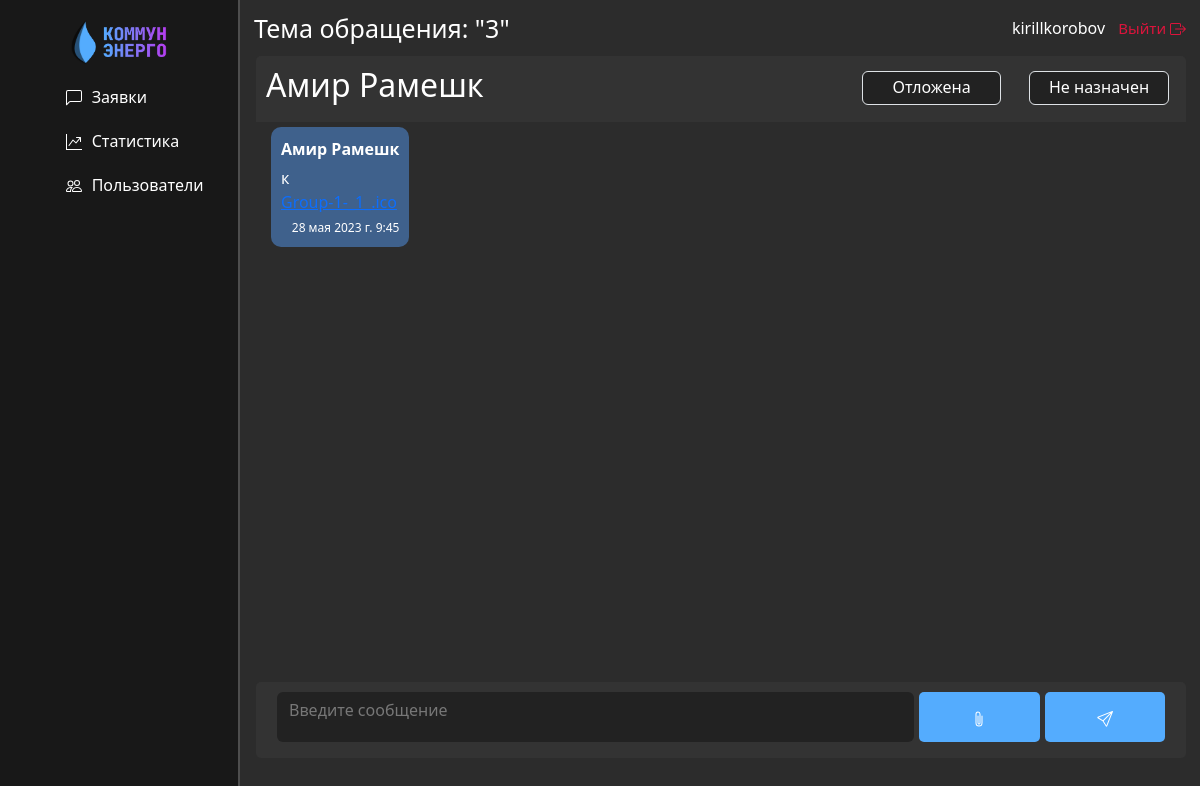
The app's page /messages/conversations/51/ (signed in) with its own data.
### messages_home/models.py (models this page shows, shortened)
class Conversation(models.Model):
  STATUS_CHOICES = [
    ('active', 'Активная'),
    ('closed', 'Закрыта'),
    ('snoozed', 'Отложена'),
  ]
  user1 = models.ForeignKey(User, on_delete=models.CASCADE, related_name='conversations_started')
  user2 = models.ForeignKey(User, on_delete=models.CASCADE, related_name='conversations_involved', null=True)
  title = models.CharField(max_length=50)
  created_at = models.DateTimeField(auto_now_add=True)
  status = models.CharField(max_length=20, choices=STATUS_CHOICES, default='Активная')
  class Meta:
    verbose_name_plural = 'Диалоги'
    verbose_name = 'Диалог'
    ordering = ['-created_at']

class Message(models.Model):
  text = models.TextField()
  conversation = models.ForeignKey(
    Conversation, related_name='messages', on_delete=models.CASCADE)
  sender = models.ForeignKey(
    User, related_name='messages', on_delete=models.CASCADE)
  created_at = models.DateTimeField(auto_now_add=True)
  attachment = models.ForeignKey(Attachment, on_delete=models.CASCADE, null=True, blank=True)
  class Meta:
    ordering = ('created_at',)
    verbose_name = 'Сообщение'
    verbose_name_plural = 'Сообщения'

### messages_home/views.py (the view)
# urls.py: path('conversations/<int:conversation_id>/', conversation_detail, name='conversation_detail'),
@login_required
def conversation_detail(request, conversation_id):
    conversation = get_object_or_404(Conversation.objects.filter(Q(id=conversation_id)))
    messages = conversation.messages.all()
    attachments = Attachment.objects.filter(message__conversation=conversation)
    support_group = Group.objects.get(name='Поддержка')
    support_users = User.objects.filter(groups__name=support_group.name)
    if request.method == 'POST':
        form = MessageForm(request.POST, request.FILES)
        if form.is_valid():
            message = form.save(commit=False)
            message.conversation = conversation
            message.sender = request.user
            attachment = request.FILES.get('message_attachment')
            if attachment is not None:
                attachment = Attachment.objects.create(
                    file=attachment,
                    uploaded_by=request.user
                )
            message.attachment = attachment
            if request.user.groups.filter(name='Поддержка').exists():
                conversation.user2 = message.sender
            conversation.save()
            message.save()
            created_at = message.created_at
            formatted_date = created_at.strftime('%d %B %Y г. %H:%M')
            formatted_date = formatted_date.replace(
            formatted_date.split()[1],
            {
                "January": "января",
                "February": "февраля",
                "March": "марта",
                "April": "апреля",
                "May": "мая",
                "June": "июня",
                "July": "июля",
                "August": "августа",
                "September": "сентября",
                "October": "октября",
                "November": "ноября",
                "December": "декабря",
            }[formatted_date.split()[1]],)
            if message.attachment is not None:
                message_data = {
                    'attachment': message.attachment.file.url,
                    'text': message.text,
                    'sender': message.sender.username,
                    'sender_first_name': message.sender.first_name,
                    'sender_last_name': message.sender.last_name,
                    'created_at': formatted_date,
                    'user': request.user.username,
                }
                print(message.sender.username)
            else:
                message_data = {
                    'text': message.text,
                    'sender': message.sender.username,
                    'sender_first_name': message.sender.first_name,
                    'sender_last_name': message.sender.last_name,
                    'created_at': formatted_date,
                    'user': request.user.username,
                }
            return JsonResponse({'message': message_data})
    else:
        form = MessageForm()
    context = {
        'conversation': conversation,
        'messages': messages,
        'form': form,
        'user': request.user,
        'support_users': support_users,
    }
    return render(request, 'messages_home/conversation_detail.html', context)

### messages_home/forms.py
class MessageForm(forms.ModelForm):
  class Meta:
    model = Message
    fields = ['text']
  text = forms.CharField(
    widget=forms.Textarea(
      attrs={
        'class': 'form-control',
        'rows': 3,
        'placeholder': 'Введите сообщение'
      }
    ),
    label=''
  )

### messages_home/templatetags/attachment_filter.py (called while the page is built)
@register.filter
def is_image(attachment):
    try:
        return imghdr.what(attachment.file) is not None
    except:
        return False

@register.filter
def replace(value, arg):
    return value.replace(arg, '')

### messages_home/templates/messages_home/conversation_detail.html (shortened to what this page needs)
{% extends 'main/layout.html' %}
{% load static %}
{% load attachment_filter %}
{% block pagename %}
<h1>Тема обращения: "{{ conversation.title }}"</h1>
{% endblock%}
{% block main_content %}
<div class="row">
  <div class="col-md-12 chat-all">
    {% if user.groups.all.0.name != 'Обычные пользователи'%}
    <div class="conversation-topline">
      <div class="conversation-title">
        <h2>{{ conversation.user1.first_name }} {{ conversation.user1.last_name }}</h2>
      </div>
      <select class="form-control forms-stat-date message-form-select" id="status" name="status" data-conversation-id="{{ conversation.id }}" onchange="updateConversationStatus()">
        <option class="status-option" selected hidden>{{ conversation.status }}</option>
      </select>
      <select class="form-control forms-stat-date message-form-select" id="names" name="names"
        data-conversation-id="{{ conversation.id }}" onchange="updateConversationUser()">
        {% if conversation.user2 %}
        <option class="status-option">Не назначен</option>
        {% else %}
        <option class="status-option" selected hidden>Не назначен</option>
        {% endif%}
      </select>
    </div>
    {% else %}
    <h2 class="conversation-title">Техническая поддержка</h2>
    {% endif %}
    <div class="chat-box">
      {% for message in messages %}
      <div class="message-box {% if message.sender == user %}message-right{% else %}message-left{% endif %}">
        <div class="message-sender">{{ message.sender.first_name }} {{ message.sender.last_name }}</div>
        <div class="message-text">{{ message.text }}</div>
        <div class="attachments">
          {% if message.attachment is not None %}
          {% if message.attachment.file|is_image %}
          <img class="attachment-img" src="{{ message.attachment.file.url }}" alt="{{ message.attachment.file.name }}">
          {% else %}
          <a href="{{ message.attachment.file.url }}">{{ message.attachment.file.name|replace:'attachments/' }}</a>
          {% endif %}
          {% endif %}
        </div>
        <div class="message-timestamp">{{ message.created_at }}</div>
      </div>
      {% endfor %}
    </div>
    <form enctype="multipart/form-data" method="post" class="send-message-form"
      action="{% url 'conversation_detail' conversation.id %}">
      {{ form.as_p }}
      <button type="button" class="send-message-btn attach-file-btn">
        <svg xmlns="http://www.w3.org/2000/svg" width="16" height="16" fill="currentColor" class="bi bi-paperclip"
          viewBox="0 0 16 16">
          <path
            d="M4.5 3a2.5 2.5 0 0 1 5 0v9a1.5 1.5 0 0 1-3 0V5a.5.5 0 0 1 1 0v7a.5.5 0 0 0 1 0V3a1.5 1.5 0 1 0-3 0v9a2.5 2.5 0 0 0 5 0V5a.5.5 0 0 1 1 0v7a3.5 3.5 0 1 1-7 0V3z" />
        </svg>
      </button>
      <button type="submit" class="send-message-btn">
      </button>
    </form>
  </div>
</div>
{% endblock %}

### main/templates/main/layout.html (shortened to what this page needs)
{% load static %}
<!DOCTYPE html>
<html class="theme-dark">
<head>
  <link href="https://cdn.jsdelivr.net/npm/bootstrap@5.3.0-alpha3/dist/css/bootstrap.min.css" rel="stylesheet"
>
  <link rel="stylesheet" href="{% static 'main/css/main.css' %}">
</head>
<body>
<div class="aside-box">
  <aside>
    <img src="{% static '/main/img/logo.png' %}" alt="logo">
    <ul>
      <a href="{% url 'conversations_list' %}">
        <li>
          Заявки
        </li>
      </a>
      {% if user.groups.all.0.name != 'Обычные пользователи'%}
      <a href="{% url 'home' %}">
        <li>
          Статистика
        </li>
      </a>
      <a href="{% url 'users' %}">
        <li>
          Пользователи
        </li>
      </a>
      {% endif %}
    </ul>
  </aside>
</div>
<main>
  <div class="topline">
    <div class="topline-content">
      <div class="page-name">
        {% block pagename %}
        {% endblock%}
      </div>
      <div class="login-panel">
        <label class="user-name">
          {{ user }}
        </label>
        <a class="logout-btn" onclick="logout()">
          Выйти
        </a>
      </div>
    </div>
  </div>
  {% block main_content %}
  {% endblock %}
</main>
</body>
</html>

### main/static/main/css/main.css (style rules this page uses)
* { font-family: system-ui, -apple-system, "Segoe UI", Roboto, "Helvetica Neue", "Noto Sans", "Liberation Sans", Arial, sans-serif, "Apple Color Emoji", "Segoe UI Emoji", "Segoe UI Symbol", "Noto Color Emoji"; color: #fff; }
body { background: #2c2c2c; }
aside { display: flex; flex-direction: column; flex-wrap: no-wrap; float: left; align-items: center; background: #181818; width: 20%; padding: 2,5%; height: 100vh; position: fixed; border-right: 2px solid #4d4d4d; }
aside img { margin-top: 20px; width: 40%; float: left; }
aside ul { list-style: none; }
aside a { text-decoration: none; }
aside ul li { color: #fff; margin-top: 20px; display: block; transition: transform .6s ease; }
.topline { width: 100%; height: 7vh; color: white; font-family: system-ui, -apple-system, "Segoe UI", Roboto, "Helvetica Neue", "Noto Sans", "Liberation Sans", Arial, sans-serif, "Apple Color Emoji", "Segoe UI Emoji", "Segoe UI Symbol", "Noto Color Emoji"; }
.topline-content { display: flex; padding: 10px 10px 10px 8px; width: 100%; height: 7vh; align-items: center; justify-content: space-between; }
.topline-content h1 { font-size: 25px; }
main { padding-left: 20.5%; }
.conversation-title { margin: 10px; }
.chat-box { display: flex; flex-direction: column; overflow-y: auto; overflow-x: hidden; height: 70vh; margin-top: 0; }
.message-box { margin: 5px; padding: 10px; border-radius: 10px; word-wrap: break-word; overflow-wrap: break-word; max-width: 40%; }
.message-left { align-self: flex-start; background-color: #3f618c; margin-left: 15px; }
.message-box .message-sender { font-weight: bold; margin-bottom: 5px; }
.message-box .message-text { display: inline-block; width: auto; max-width: 100%; word-wrap: break-word; }
.message-box .message-timestamp { font-size: 12px; color: white; margin-top: 5px; text-align: right; }
.send-message-form { display: flex; justify-content: flex-start; border-radius: 5px; background-color: #333; padding: 10px 21px; }
.send-message-form button { background-color: #54ACFE; color: #fff; border: none; padding: 0 5px; max-height: 50px; border-radius: 5px; margin-left: 5px; align-self: right; width: 15%; }
.send-message-form textarea { color: white; overflow-y: auto; display: inline; background-color: #222; height: 50px; border: 0; resize: none; }
.send-message-form textarea::placeholder { color: #777; }
.send-message-form p { width: 80%; margin: 0; padding: 0; }
.forms-stat-date { margin-top: 4px; height: 34px; background-color: #222; color: white; padding: 3px 5px 5px 5px; width: 193px; }
.nav-icon { margin-right: 5px; margin-bottom: 2px; }
.logout-btn { color: #dc143c; font-size: 15px; cursor: pointer; padding: 4px; text-decoration: none; }
.user-name { margin-right: 5px; }
.bi-box-arrow-right { margin-bottom: 2px; fill: #dc143c; }
.status-option { background-color: #222; text-align: center; }
.conversation-topline { display: flex; flex-direction: row; background-color: #333; border-top-right-radius: 5px; border-top-left-radius: 5px; justify-content: baseline; }
.conversation-title { width: 60%; }
.message-form-select { margin-top: 15px; max-width: 15%; margin-left: 3%; text-align: center; }
.row { display: flex; width: 100%; justify-content: flex-start; }
.page-name h1 { margin-bottom: 0; }
.attachments { max-height: 100%; max-width: 100%; }
.chat-all { margin-left: 10px; }

### records on screen
Conversation: title "3", user1.first_name "Амир", user1.last_name "Рамешк", status "Отложена", names "Не назначен"
Message: sender.first_name "Амир", sender.last_name "Рамешк", text "к", created_at "28 мая 2023 г. 9:45"

### other values on screen
{{ user }} "kirillkorobov"
